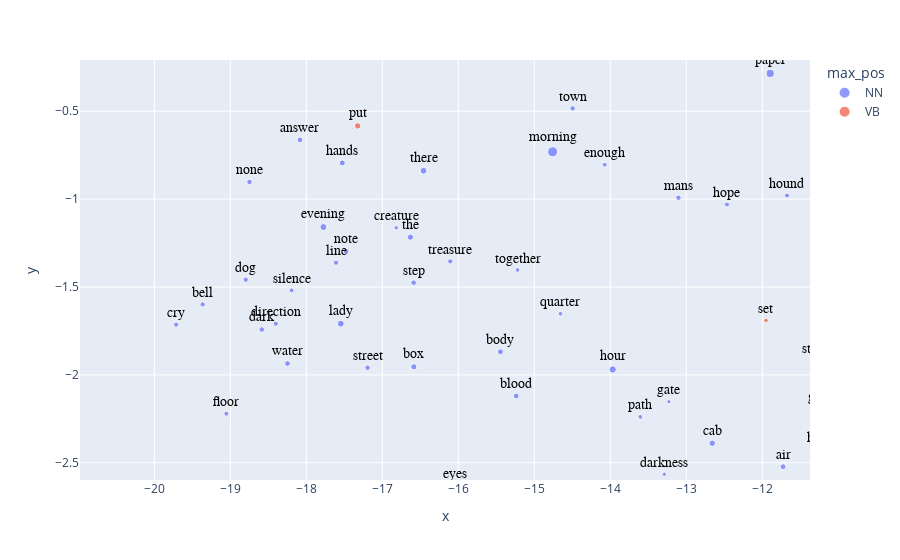

The notebook cell saved with this chart:
### Markdown cell above
### Plot

### Code cell
px.scatter(conan_coords.reset_index(), 'x', 'y', 
           text='term_str', 
           color='max_pos', 
           hover_name='term_str',          
           size='n',
           height=1000).update_traces(
                mode='markers+text', 
                textfont=dict(color='black', size=14, family='Arial'),
                textposition='top center')

### Figure 1 — Plotly figure (JSON) as saved in the notebook; plotly's stock layout.template omitted (floating-point values rounded to 4 significant figures; data arrays with more than 128 entries replaced by an {"elided": "..."} marker saying what was removed)
{"data": [{"hovertemplate": "<b>%{hovertext}</b><br><br>max_pos=NN<br>x=%{x}<br>y=%{y}<br>n=%{marker.size}<br>term_str=%{text}<extra></extra>", "hovertext": {"elided": "296 str values"}, "legendgroup": "NN", "marker": {"color": "#636efa", "size": {"elided": "296 int values"}, "sizemode": "area", "sizeref": 5.625, "symbol": "circle"}, "mode": "markers+text", "name": "NN", "orientation": "v", "showlegend": true, "text": {"elided": "296 str values"}, "textfont": {"color": "black", "family": "Arial", "size": 14}, "textposition": "top center", "type": "scatter", "x": {"elided": "296 float values"}, "xaxis": "x", "y": {"elided": "296 float values"}, "yaxis": "y"}, {"hovertemplate": "<b>%{hovertext}</b><br><br>max_pos=VB<br>x=%{x}<br>y=%{y}<br>n=%{marker.size}<br>term_str=%{text}<extra></extra>", "hovertext": ["go", "have", "be", "leave", "make", "take", "see", "get", "like", "meet", "stand", "know", "imagine", "do", "let", "think", "call", "bring", "keep", "set", "morrow", "save", "give", "help", "find", "remember", "show", "lay", "understand", "put", "mean", "say", "read", "prove", "believe", "open", "come", "wish", "ask", "tell", "speak", "hear", "pass", "wait"], "legendgroup": "VB", "marker": {"color": "#EF553B", "size": [288, 1289, 2250, 122, 267, 269, 623, 301, 55, 58, 55, 313, 72, 574, 217, 246, 87, 76, 102, 60, 68, 70, 217, 167, 266, 53, 86, 72, 60, 116, 58, 264, 56, 51, 53, 58, 329, 69, 111, 300, 64, 123, 55, 63], "sizemode": "area", "sizeref": 5.625, "symbol": "circle"}, "mode": "markers+text", "name": "VB", "orientation": "v", "showlegend": true, "text": ["go", "have", "be", "leave", "make", "take", "see", "get", "like", "meet", "stand", "know", "imagine", "do", "let", "think", "call", "bring", "keep", "set", "morrow", "save", "give", "help", "find", "remember", "show", "lay", "understand", "put", "mean", "say", "read", "prove", "believe", "open", "come", "wish", "ask", "tell", "speak", "hear", "pass", "wait"], "textfont": {"color": "black", "family": "Arial", "size": 14}, "textposition": "top center", "type": "scatter", "x": [1.445, -2.483, 1.56, 0.814, 8.404, -1.172, -0.3892, -0.0578, 20.36, 0.1426, 14.08, 5.811, 19.91, 6.66, -6.124, -5.935, -0.1716, 7.692, 5.459, -11.95, 19.4, 13.73, -14.5, 9.703, -4.037, 19.71, 8.283, -1.716, 20.26, -17.32, 18.62, 6.614, -10.86, 22.83, 6.259, 18.11, -6.176, 18.18, -9.955, 20.23, 21.48, -6.295, 22.29, 22.38], "xaxis": "x", "y": [2.62, 1.258, 3.821, 1.883, 3.778, 2.012, -0.3914, 0.7357, 2.787, 0.4352, 1.963, 5.493, 1.743, 5.525, -2.401, 1.074, 1.268, 2.983, 1.272, -1.691, 3.075, 1.799, 0.6213, 2.742, 1.112, 2.212, 0.3835, -1.129, 2.947, -0.5836, 1.652, 5.134, -0.5368, 3.068, 1.037, 0.6252, -1.245, 2.76, 0.8799, 1.044, 2.055, 1.851, 2.522, 2.378], "yaxis": "y"}], "layout": {"autosize": true, "legend": {"itemsizing": "constant", "title": {"text": "max_pos"}, "tracegroupgap": 0}, "margin": {"t": 60}, "xaxis": {"anchor": "y", "autorange": false, "domain": [0, 1], "range": [-20.98, -11.37], "title": {"text": "x"}, "type": "linear"}, "yaxis": {"anchor": "x", "autorange": false, "domain": [0, 1], "range": [-2.598, -0.2086], "title": {"text": "y"}, "type": "linear"}}}
